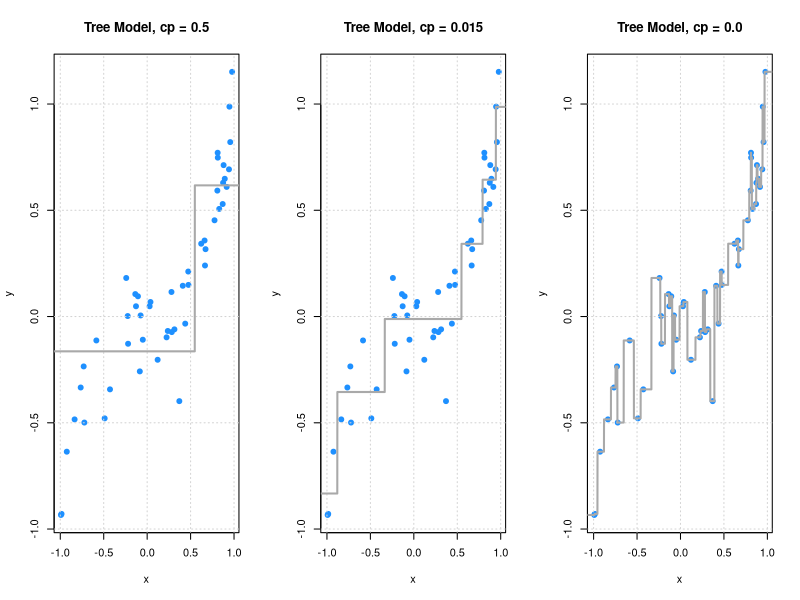
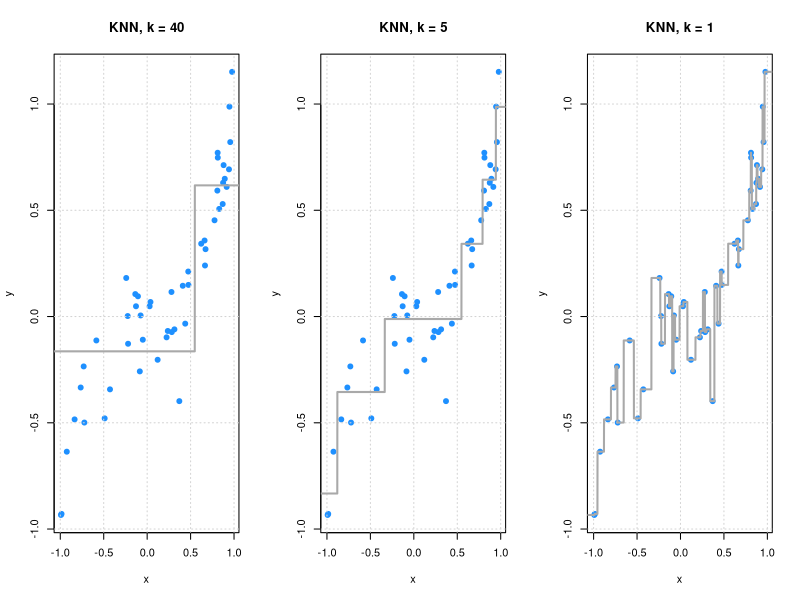
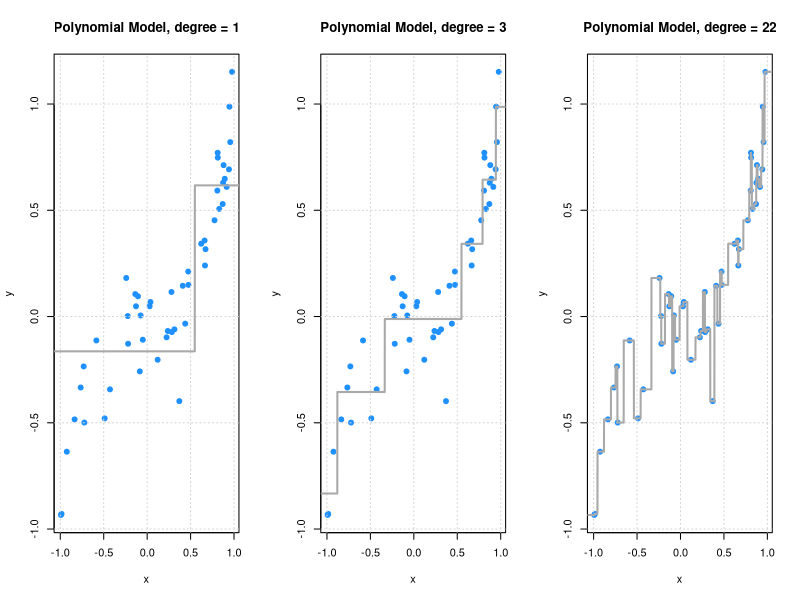

Write R code to recreate these figures, in order.
## ---- chunk 1
## load packages
library(rpart)
library(FNN)
## ---- chunk 2
# simulate data

## signal
f = function(x) {
  x ^ 3
}

## define data generating processs
get_sim_data = function(f, sample_size = 50) {
  x = runif(n = sample_size, min = -1, max = 1)
  y = rnorm(n = sample_size, mean = f(x), sd = 0.15)
  data.frame(x, y)
}

## simualte training data
set.seed(42)
sim_trn_data = get_sim_data(f = f)

## simulate testing data
set.seed(3)
sim_tst_data = get_sim_data(f = f)

## create grid for plotting
x_grid = data.frame(x = seq(-1.5, 1.5, 0.001))
## ---- chunk 3
# fit models

## tree models
tree_fit_l = rpart(y ~ x, data = sim_trn_data, control = rpart.control(cp = 0.500, minsplit = 2))
tree_fit_m = rpart(y ~ x, data = sim_trn_data, control = rpart.control(cp = 0.015, minsplit = 2))
tree_fit_h = rpart(y ~ x, data = sim_trn_data, control = rpart.control(cp = 0.000, minsplit = 2))

## knn models
knn_fit_l = knn.reg(train = sim_trn_data["x"], test = x_grid, y = sim_trn_data$y, k = 40)
knn_fit_m = knn.reg(train = sim_trn_data["x"], test = x_grid, y = sim_trn_data$y, k = 5)
knn_fit_h = knn.reg(train = sim_trn_data["x"], test = x_grid, y = sim_trn_data$y, k = 1)

## polynomial models
poly_fit_l = lm(y ~ poly(x,  1), data = sim_trn_data)
poly_fit_m = lm(y ~ poly(x,  3), data = sim_trn_data)
poly_fit_h = lm(y ~ poly(x, 22), data = sim_trn_data)
## ---- chunk 4
# get predictions

## tree models
tree_fit_l_pred = predict(tree_fit_l, newdata = x_grid)
tree_fit_m_pred = predict(tree_fit_m, newdata = x_grid)
tree_fit_h_pred = predict(tree_fit_h, newdata = x_grid)

## knn models
knn_fit_l_pred = knn_fit_l$pred
knn_fit_m_pred = knn_fit_m$pred
knn_fit_h_pred = knn_fit_h$pred

## polynomial models
poly_fit_l_pred = predict(poly_fit_l, newdata = x_grid)
poly_fit_m_pred = predict(poly_fit_m, newdata = x_grid)
poly_fit_h_pred = predict(poly_fit_h, newdata = x_grid)
## ---- chunk 5
# plot fitted trees

par(mfrow = c(1, 3))
plot(y ~ x, data = sim_trn_data, col = "dodgerblue", pch = 20, 
     main = "Tree Model, cp = 0.5", cex = 1.5)
grid()
lines(x_grid$x, tree_fit_l_pred, col = "darkgrey",  lwd = 2)

plot(y ~ x, data = sim_trn_data, col = "dodgerblue", pch = 20,
     main = "Tree Model, cp = 0.015", cex = 1.5)
grid()
lines(x_grid$x, tree_fit_m_pred, col = "darkgrey",  lwd = 2)

plot(y ~ x, data = sim_trn_data, col = "dodgerblue", pch = 20, 
     main = "Tree Model, cp = 0.0", cex = 1.5)
grid()
lines(x_grid$x, tree_fit_h_pred, col = "darkgrey",  lwd = 2)
## ---- chunk 6
# plot fitted KNN

par(mfrow = c(1, 3))
plot(y ~ x, data = sim_trn_data, col = "dodgerblue", pch = 20, 
     main = "KNN, k = 40", cex = 1.5)
grid()
lines(x_grid$x, tree_fit_l_pred, col = "darkgrey",  lwd = 2)

plot(y ~ x, data = sim_trn_data, col = "dodgerblue", pch = 20,
     main = "KNN, k = 5", cex = 1.5)
grid()
lines(x_grid$x, tree_fit_m_pred, col = "darkgrey",  lwd = 2)

plot(y ~ x, data = sim_trn_data, col = "dodgerblue", pch = 20, 
     main = "KNN, k = 1", cex = 1.5)
grid()
lines(x_grid$x, tree_fit_h_pred, col = "darkgrey",  lwd = 2)
## ---- chunk 7
# plot fitted polynomials
par(mfrow = c(1, 3))
plot(y ~ x, data = sim_trn_data, col = "dodgerblue", pch = 20, 
     main = "Polynomial Model, degree = 1", cex = 1.5)
grid()
lines(x_grid$x, tree_fit_l_pred, col = "darkgrey",  lwd = 2)

plot(y ~ x, data = sim_trn_data, col = "dodgerblue", pch = 20,
     main = "Polynomial Model, degree = 3", cex = 1.5)
grid()
lines(x_grid$x, tree_fit_m_pred, col = "darkgrey",  lwd = 2)

plot(y ~ x, data = sim_trn_data, col = "dodgerblue", pch = 20, 
     main = "Polynomial Model, degree = 22", cex = 1.5)
grid()
lines(x_grid$x, tree_fit_h_pred, col = "darkgrey",  lwd = 2)
